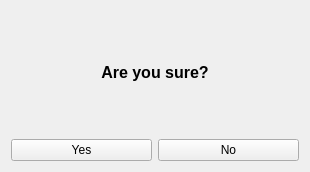
<?xml version="1.0" encoding="UTF-8"?>
<ui version="4.0">
 <class>Form</class>
 <widget class="QWidget" name="Form">
  <property name="geometry">
   <rect>
    <x>0</x>
    <y>0</y>
    <width>310</width>
    <height>172</height>
   </rect>
  </property>
  <property name="windowTitle">
   <string>Are you sure?</string>
  </property>
  <layout class="QVBoxLayout" name="verticalLayout">
   <item>
    <widget class="QLabel" name="label">
     <property name="font">
      <font>
       <pointsize>12</pointsize>
       <weight>75</weight>
       <bold>true</bold>
      </font>
     </property>
     <property name="text">
      <string>Are you sure?</string>
     </property>
     <property name="alignment">
      <set>Qt::AlignCenter</set>
     </property>
    </widget>
   </item>
   <item>
    <layout class="QHBoxLayout" name="horizontalLayout">
     <item>
      <widget class="QPushButton" name="B_Yes">
       <property name="text">
        <string>Yes</string>
       </property>
      </widget>
     </item>
     <item>
      <widget class="QPushButton" name="B_No">
       <property name="text">
        <string>No</string>
       </property>
      </widget>
     </item>
    </layout>
   </item>
  </layout>
 </widget>
 <resources/>
 <connections/>
</ui>
